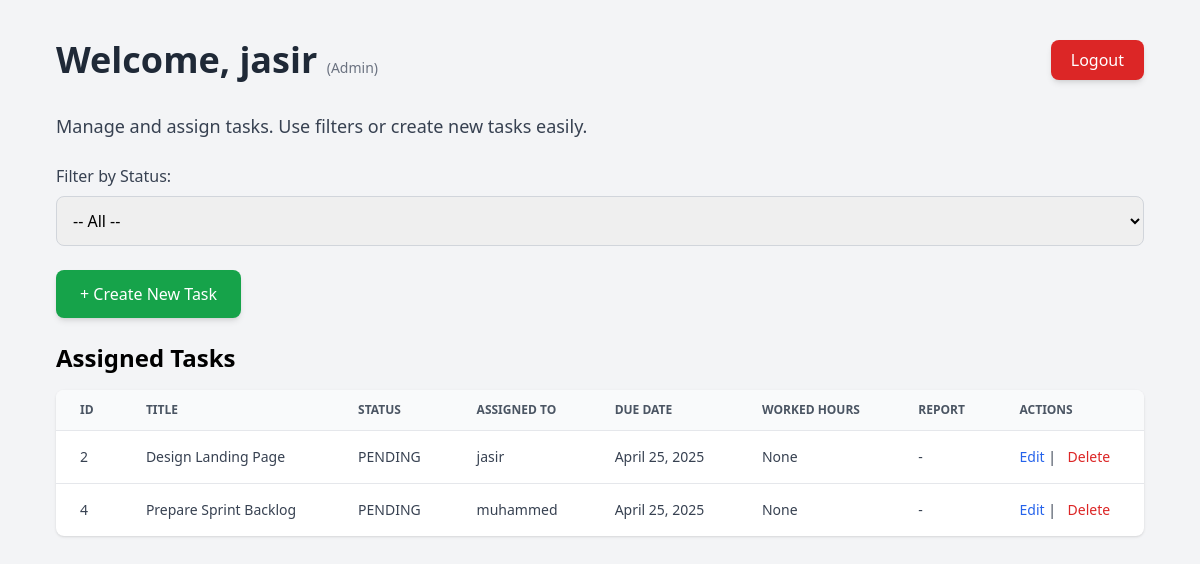
The app's page /tasks/dashboard/admin/ (signed in), older data.
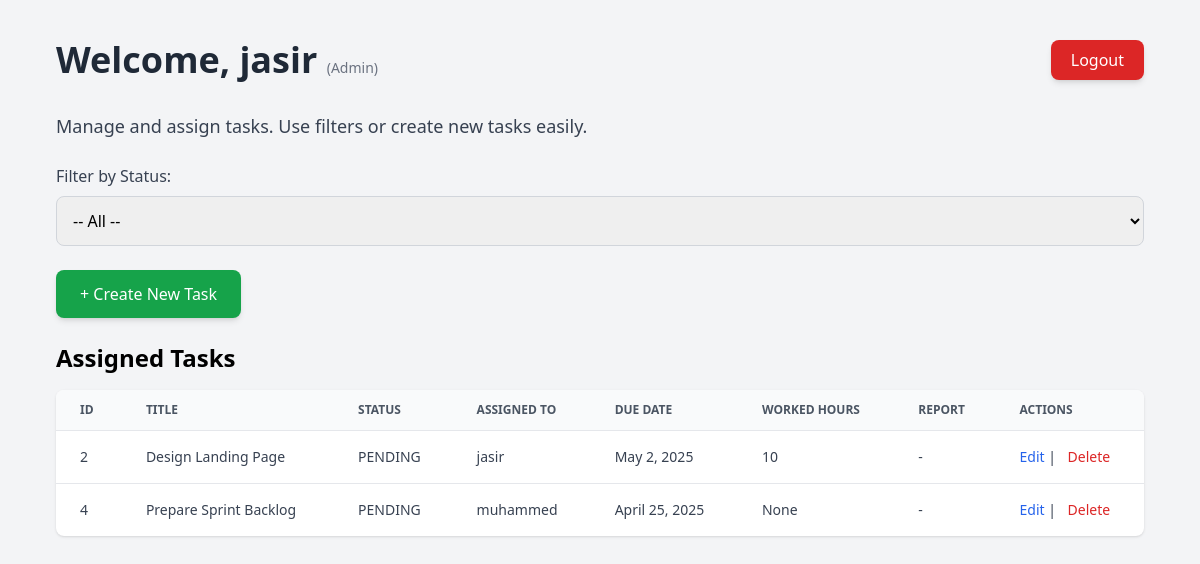
The same page, newer data.
### tasks/models.py (models this page shows, shortened)
class Task(models.Model):
    STATUS_CHOICES = (
        ('PENDING', 'Pending'),
        ('IN_PROGRESS', 'In Progress'),
        ('COMPLETED', 'Completed'),
    )
    title = models.CharField(max_length=255)
    description = models.TextField()
    assigned_to = models.ForeignKey(
        settings.AUTH_USER_MODEL, related_name='tasks', on_delete=models.CASCADE,
        limit_choices_to={'role': 'USER'}
    )
    due_date = models.DateField()
    status = models.CharField(max_length=20, choices=STATUS_CHOICES, default='PENDING')
    completion_report = models.TextField(blank=True, null=True)
    worked_hours = models.PositiveIntegerField(blank=True, null=True)
    created_at = models.DateTimeField(auto_now_add=True)

### users/models.py (models this page shows, shortened)
class CustomUser(AbstractUser):
    ROLE_CHOICES = (
        ('SUPERADMIN', 'Super Admin'),
        ('ADMIN', 'Admin'),
        ('USER', 'User'),
    )
    role = models.CharField(max_length=20, choices=ROLE_CHOICES, default='USER')

### tasks/views.py (the view)
# urls.py: path("dashboard/admin/", admin_dashboard, name="admin-dashboard"),
@login_required
def admin_dashboard(request):
    tasks = Task.objects.all()
    users = CustomUser.objects.all()
    if request.method == 'POST':
        form = TaskForm(request.POST)
        print(form.is_valid(),form.errors)
        if form.is_valid():
            task = form.save(commit=False)
            task.save()
            return redirect('admin-dashboard')
    else:
        form = TaskForm()
    context = {
        'form': form,
        'tasks': tasks,
        'users': users,
    }
    return render(request, 'dashboard_admin.html', context)

### tasks/forms.py
class TaskForm(forms.ModelForm):
    class Meta:
        model = Task
        fields = ['title', 'description', 'assigned_to', 'due_date', 'status', 'completion_report', 'worked_hours']
        widgets = {
            'due_date': forms.DateInput(attrs={'type': 'date'}),
            'description': forms.Textarea(attrs={'rows': 3}),
            'completion_report': forms.Textarea(attrs={'rows': 3}),
        }

### templates/dashboard_admin.html (shortened to what this page needs)
<!DOCTYPE html>
<html lang="en">
<head>
  <script src="https://cdn.tailwindcss.com"></script>
</head>
<body class="font-sans bg-gray-100 min-h-screen py-10">
  <div class="max-w-6xl mx-auto px-4 sm:px-6 lg:px-8">
    <div class="flex justify-between items-center mb-8">
      <h1 class="text-4xl font-bold text-gray-800">Welcome, {{ request.user.username }} <span class="text-sm font-normal text-gray-500">(Admin)</span></h1>
      <form method="post" action="{% url 'custom-login' %}">
        <button type="submit" class="bg-red-600 hover:bg-red-700 transition text-white px-5 py-2 rounded-lg shadow-md">
          Logout
        </button>
      </form>
    </div>
    <p class="text-lg text-gray-700 mb-6">Manage and assign tasks. Use filters or create new tasks easily.</p>
    <form method="get" class="mb-6">
      <label for="status" class="block text-gray-700 font-medium mb-2">Filter by Status:</label>
      <select name="status" id="status" onchange="this.form.submit()" class="w-full p-3 border border-gray-300 rounded-lg focus:outline-none focus:ring-2 focus:ring-blue-500">
        <option value="" {% if not request.GET.status %}selected{% endif %}>-- All --</option>
      </select>
    </form>
    <div class="mb-6">
      <button onclick="toggleForm()" class="bg-green-600 hover:bg-green-700 transition text-white px-6 py-3 rounded-lg shadow-md">
        + Create New Task
      </button>
    </div>
    <h2 class="text-2xl font-semibold mb-4">Assigned Tasks</h2>
    {% if tasks %}
      <div class="overflow-x-auto bg-white rounded-lg shadow">
        <table class="min-w-full divide-y divide-gray-200">
          <thead class="bg-gray-50 text-left text-xs font-semibold text-gray-600 uppercase">
            <tr>
              <th class="px-6 py-3">ID</th>
              <th class="px-6 py-3">Title</th>
              <th class="px-6 py-3">Status</th>
              <th class="px-6 py-3">Assigned To</th>
              <th class="px-6 py-3">Due Date</th>
              <th class="px-6 py-3">Worked Hours</th>
              <th class="px-6 py-3">Report</th>
              <th class="px-6 py-3">Actions</th>
            </tr>
          </thead>
          <tbody class="text-sm text-gray-700 divide-y divide-gray-200">
            {% for task in tasks %}
              <tr class="hover:bg-gray-50">
                <td class="px-6 py-4">{{ task.id }}</td>
                <td class="px-6 py-4">{{ task.title }}</td>
                <td class="px-6 py-4">{{ task.status }}</td>
                <td class="px-6 py-4">{{ task.assigned_to.username }}</td>
                <td class="px-6 py-4">{{ task.due_date }}</td>
                <td class="px-6 py-4">{{ task.worked_hours }}</td>
                <td class="px-6 py-4">{{ task.completion_report|default:"-" }}</td>
                <td class="px-6 py-4 space-x-2">
                  <a href="{% url 'edit-task' task.id 'admin' %}" class="text-blue-600 hover:underline">Edit</a> |
                  <a href="{% url 'delete-task' task.id 'admin' %}" class="text-red-600 hover:underline" onclick="return confirm('Are you sure you want to delete this task?')">Delete</a>
                </td>
              </tr>
            {% endfor %}
          </tbody>
        </table>
      </div>
    {% else %}
      <p class="text-gray-600">No tasks found for the selected filter.</p>
    {% endif %}
  </div>
</body>
</html>

Row changes from the older to the newer data that the page shows:
changed Task "Design Landing Page": due_date "April 25, 2025" → "May 2, 2025"; worked_hours "None" → "10"
